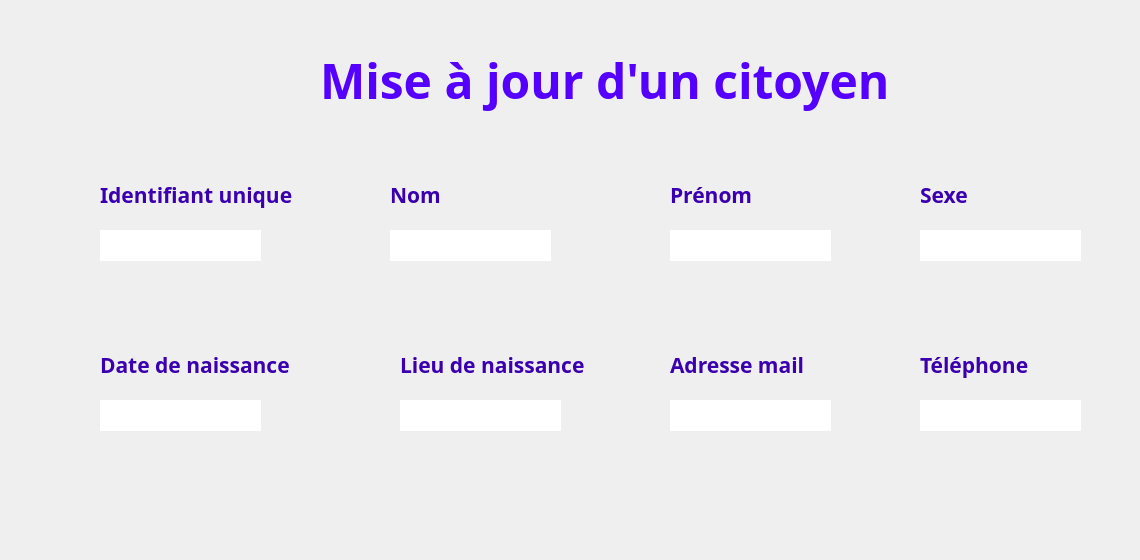
      <widget class="QWidget" name="page_10">
       <widget class="QLineEdit" name="maj_sexe">
        <property name="geometry">
         <rect>
          <x>920</x>
          <y>230</y>
          <width>161</width>
          <height>31</height>
         </rect>
        </property>
        <property name="font">
         <font>
          <family>Javanese Text</family>
          <pointsize>12</pointsize>
         </font>
        </property>
        <property name="styleSheet">
         <string notr="true">#maj_sexe{
background-color: transparent;
border-image: url(:champs.png);
background: none;
border: none;
background-repeat: none;
}
</string>
        </property>
       </widget>
       <widget class="QLineEdit" name="maj_nom_2">
        <property name="geometry">
         <rect>
          <x>390</x>
          <y>230</y>
          <width>161</width>
          <height>31</height>
         </rect>
        </property>
        <property name="font">
         <font>
          <family>Javanese Text</family>
          <pointsize>12</pointsize>
         </font>
        </property>
        <property name="styleSheet">
         <string notr="true">#maj_nom_2 {
background-color: transparent;
border-image: url(:champs.png);
background: none;
border: none;
background-repeat: none;
}
</string>
        </property>
       </widget>
       <widget class="QLineEdit" name="maj_prenom">
        <property name="geometry">
         <rect>
          <x>670</x>
          <y>230</y>
          <width>161</width>
          <height>31</height>
         </rect>
        </property>
        <property name="font">
         <font>
          <family>Javanese Text</family>
          <pointsize>12</pointsize>
         </font>
        </property>
        <property name="styleSheet">
         <string notr="true">#maj_prenom {
background-color: transparent;
border-image: url(:champs.png);
background: none;
border: none;
background-repeat: none;
}
</string>
        </property>
       </widget>
       <widget class="QLineEdit" name="maj_tel">
        <property name="geometry">
         <rect>
          <x>920</x>
          <y>400</y>
          <width>161</width>
          <height>31</height>
         </rect>
        </property>
        <property name="font">
         <font>
          <family>Javanese Text</family>
          <pointsize>12</pointsize>
         </font>
        </property>
        <property name="styleSheet">
         <string notr="true">#maj_tel{
background-color: transparent;
border-image: url(:champs.png);
background: none;
border: none;
background-repeat: none;
}
</string>
        </property>
       </widget>
       <widget class="QLineEdit" name="maj_lieu">
        <property name="geometry">
         <rect>
          <x>400</x>
          <y>400</y>
          <width>161</width>
          <height>31</height>
         </rect>
        </property>
        <property name="font">
         <font>
          <family>Javanese Text</family>
          <pointsize>12</pointsize>
         </font>
        </property>
        <property name="styleSheet">
         <string notr="true">#maj_lieu {
background-color: transparent;
border-image: url(:champs.png);
background: none;
border: none;
background-repeat: none;
}
</string>
        </property>
       </widget>
       <widget class="QLineEdit" name="maj_mail">
        <property name="geometry">
         <rect>
          <x>670</x>
          <y>400</y>
          <width>161</width>
          <height>31</height>
         </rect>
        </property>
        <property name="font">
         <font>
          <family>Javanese Text</family>
          <pointsize>12</pointsize>
         </font>
        </property>
        <property name="styleSheet">
         <string notr="true">#maj_mail {
background-color: transparent;
border-image: url(:champs.png);
background: none;
border: none;
background-repeat: none;
}
</string>
        </property>
       </widget>
       <widget class="QLineEdit" name="maj_id_2">
        <property name="geometry">
         <rect>
          <x>100</x>
          <y>230</y>
          <width>161</width>
          <height>31</height>
         </rect>
        </property>
        <property name="font">
         <font>
          <family>Javanese Text</family>
          <pointsize>12</pointsize>
         </font>
        </property>
        <property name="styleSheet">
         <string notr="true">#maj_id_2 {
background-color: transparent;
border-image: url(:champs.png);
background: none;
border: none;
background-repeat: none;
}
</string>
        </property>
       </widget>
       <widget class="QLineEdit" name="maj_date_cit">
        <property name="geometry">
         <rect>
          <x>100</x>
          <y>400</y>
          <width>161</width>
          <height>31</height>
         </rect>
        </property>
        <property name="font">
         <font>
          <family>Javanese Text</family>
          <pointsize>12</pointsize>
         </font>
        </property>
        <property name="styleSheet">
         <string notr="true">#maj_date_cit{
background-color: transparent;
border-image: url(:champs.png);
background: none;
border: none;
background-repeat: none;
}
</string>
        </property>
       </widget>
       <widget class="QLabel" name="label_48">
        <property name="geometry">
         <rect>
          <x>320</x>
          <y>30</y>
          <width>751</width>
          <height>101</height>
         </rect>
        </property>
        <property name="font">
         <font>
          <family>Segoe Print</family>
         </font>
        </property>
        <property name="styleSheet">
         <string notr="true">#label_16 {
background-color: transparent;
background: none;
border: none;
background-repeat: none;
}
</string>
        </property>
        <property name="text">
         <string>&lt;html&gt;&lt;head/&gt;&lt;body&gt;&lt;p&gt;&lt;span style=&quot; font-size:36pt; font-weight:600; color:#5500ff;&quot;&gt;Mise à jour d'un citoyen&lt;/span&gt;&lt;/p&gt;&lt;/body&gt;&lt;/html&gt;</string>
        </property>
        <property name="textFormat">
         <enum>Qt::AutoText</enum>
        </property>
        <property name="scaledContents">
         <bool>false</bool>
        </property>
       </widget>
       <widget class="QLabel" name="label_201">
        <property name="geometry">
         <rect>
          <x>670</x>
          <y>180</y>
          <width>191</width>
          <height>31</height>
         </rect>
        </property>
        <property name="palette">
         <palette>
          <active>
           <colorrole role="WindowText">
            <brush brushstyle="SolidPattern">
             <color alpha="255">
              <red>4</red>
              <green>7</green>
              <blue>62</blue>
             </color>
            </brush>
           </colorrole>
          </active>
          <inactive>
           <colorrole role="WindowText">
            <brush brushstyle="SolidPattern">
             <color alpha="255">
              <red>4</red>
              <green>7</green>
              <blue>62</blue>
             </color>
            </brush>
           </colorrole>
          </inactive>
          <disabled>
           <colorrole role="WindowText">
            <brush brushstyle="SolidPattern">
             <color alpha="255">
              <red>120</red>
              <green>120</green>
              <blue>120</blue>
             </color>
            </brush>
           </colorrole>
          </disabled>
         </palette>
        </property>
        <property name="font">
         <font>
          <family>Corbel</family>
         </font>
        </property>
        <property name="text">
         <string>&lt;html&gt;&lt;head/&gt;&lt;body&gt;&lt;p&gt;&lt;span style=&quot; font-size:16pt; font-weight:600; color:#3a00af;&quot;&gt;Prénom&lt;/span&gt;&lt;/p&gt;&lt;/body&gt;&lt;/html&gt;</string>
        </property>
       </widget>
       <widget class="QLabel" name="label_202">
        <property name="geometry">
         <rect>
          <x>390</x>
          <y>180</y>
          <width>191</width>
          <height>31</height>
         </rect>
        </property>
        <property name="palette">
         <palette>
          <active>
           <colorrole role="WindowText">
            <brush brushstyle="SolidPattern">
             <color alpha="255">
              <red>4</red>
              <green>7</green>
              <blue>62</blue>
             </color>
            </brush>
           </colorrole>
          </active>
          <inactive>
           <colorrole role="WindowText">
            <brush brushstyle="SolidPattern">
             <color alpha="255">
              <red>4</red>
              <green>7</green>
              <blue>62</blue>
             </color>
            </brush>
           </colorrole>
          </inactive>
          <disabled>
           <colorrole role="WindowText">
            <brush brushstyle="SolidPattern">
             <color alpha="255">
              <red>120</red>
              <green>120</green>
              <blue>120</blue>
             </color>
            </brush>
           </colorrole>
          </disabled>
         </palette>
        </property>
        <property name="font">
         <font>
          <family>Corbel</family>
         </font>
        </property>
        <property name="text">
         <string>&lt;html&gt;&lt;head/&gt;&lt;body&gt;&lt;p&gt;&lt;span style=&quot; font-size:16pt; font-weight:600; color:#3a00af;&quot;&gt;Nom&lt;/span&gt;&lt;/p&gt;&lt;/body&gt;&lt;/html&gt;</string>
        </property>
       </widget>
       <widget class="QLabel" name="label_203">
        <property name="geometry">
         <rect>
          <x>100</x>
          <y>180</y>
          <width>221</width>
          <height>31</height>
         </rect>
        </property>
        <property name="palette">
         <palette>
          <active>
           <colorrole role="WindowText">
            <brush brushstyle="SolidPattern">
             <color alpha="255">
              <red>4</red>
              <green>7</green>
              <blue>62</blue>
             </color>
            </brush>
           </colorrole>
          </active>
          <inactive>
           <colorrole role="WindowText">
            <brush brushstyle="SolidPattern">
             <color alpha="255">
              <red>4</red>
              <green>7</green>
              <blue>62</blue>
             </color>
            </brush>
           </colorrole>
          </inactive>
          <disabled>
           <colorrole role="WindowText">
            <brush brushstyle="SolidPattern">
             <color alpha="255">
              <red>120</red>
              <green>120</green>
              <blue>120</blue>
             </color>
            </brush>
           </colorrole>
          </disabled>
         </palette>
        </property>
        <property name="font">
         <font>
          <family>Corbel</family>
         </font>
        </property>
        <property name="text">
         <string>&lt;html&gt;&lt;head/&gt;&lt;body&gt;&lt;p&gt;&lt;span style=&quot; font-size:16pt; font-weight:600; color:#3a00af;&quot;&gt;Identifiant unique&lt;/span&gt;&lt;/p&gt;&lt;/body&gt;&lt;/html&gt;</string>
        </property>
       </widget>
       <widget class="QLabel" name="label_204">
        <property name="geometry">
         <rect>
          <x>920</x>
          <y>180</y>
          <width>191</width>
          <height>31</height>
         </rect>
        </property>
        <property name="palette">
         <palette>
          <active>
           <colorrole role="WindowText">
            <brush brushstyle="SolidPattern">
             <color alpha="255">
              <red>4</red>
              <green>7</green>
              <blue>62</blue>
             </color>
            </brush>
           </colorrole>
          </active>
          <inactive>
           <colorrole role="WindowText">
            <brush brushstyle="SolidPattern">
             <color alpha="255">
              <red>4</red>
              <green>7</green>
              <blue>62</blue>
             </color>
            </brush>
           </colorrole>
          </inactive>
          <disabled>
           <colorrole role="WindowText">
            <brush brushstyle="SolidPattern">
             <color alpha="255">
              <red>120</red>
              <green>120</green>
              <blue>120</blue>
             </color>
            </brush>
           </colorrole>
          </disabled>
         </palette>
        </property>
        <property name="font">
         <font>
          <family>Corbel</family>
         </font>
        </property>
        <property name="text">
         <string>&lt;html&gt;&lt;head/&gt;&lt;body&gt;&lt;p&gt;&lt;span style=&quot; font-size:16pt; font-weight:600; color:#3a00af;&quot;&gt;Sexe&lt;/span&gt;&lt;/p&gt;&lt;/body&gt;&lt;/html&gt;</string>
        </property>
       </widget>
       <widget class="QLabel" name="label_205">
        <property name="geometry">
         <rect>
          <x>400</x>
          <y>350</y>
          <width>211</width>
          <height>31</height>
         </rect>
        </property>
        <property name="palette">
         <palette>
          <active>
           <colorrole role="WindowText">
            <brush brushstyle="SolidPattern">
             <color alpha="255">
              <red>4</red>
              <green>7</green>
              <blue>62</blue>
             </color>
            </brush>
           </colorrole>
          </active>
          <inactive>
           <colorrole role="WindowText">
            <brush brushstyle="SolidPattern">
             <color alpha="255">
              <red>4</red>
              <green>7</green>
              <blue>62</blue>
             </color>
            </brush>
           </colorrole>
          </inactive>
          <disabled>
           <colorrole role="WindowText">
            <brush brushstyle="SolidPattern">
             <color alpha="255">
              <red>120</red>
              <green>120</green>
              <blue>120</blue>
             </color>
            </brush>
           </colorrole>
          </disabled>
         </palette>
        </property>
        <property name="font">
         <font>
          <family>Corbel</family>
         </font>
        </property>
        <property name="text">
         <string>&lt;html&gt;&lt;head/&gt;&lt;body&gt;&lt;p&gt;&lt;span style=&quot; font-size:16pt; font-weight:600; color:#3a00af;&quot;&gt;Lieu de naissance&lt;/span&gt;&lt;/p&gt;&lt;/body&gt;&lt;/html&gt;</string>
        </property>
       </widget>
       <widget class="QLabel" name="label_206">
        <property name="geometry">
         <rect>
          <x>670</x>
          <y>350</y>
          <width>191</width>
          <height>31</height>
         </rect>
        </property>
        <property name="palette">
         <palette>
          <active>
           <colorrole role="WindowText">
            <brush brushstyle="SolidPattern">
             <color alpha="255">
              <red>4</red>
              <green>7</green>
              <blue>62</blue>
             </color>
            </brush>
           </colorrole>
          </active>
          <inactive>
           <colorrole role="WindowText">
            <brush brushstyle="SolidPattern">
             <color alpha="255">
              <red>4</red>
              <green>7</green>
              <blue>62</blue>
             </color>
            </brush>
           </colorrole>
          </inactive>
          <disabled>
           <colorrole role="WindowText">
            <brush brushstyle="SolidPattern">
             <color alpha="255">
              <red>120</red>
              <green>120</green>
              <blue>120</blue>
             </color>
            </brush>
           </colorrole>
          </disabled>
         </palette>
        </property>
        <property name="font">
         <font>
          <family>Corbel</family>
         </font>
        </property>
        <property name="text">
         <string>&lt;html&gt;&lt;head/&gt;&lt;body&gt;&lt;p&gt;&lt;span style=&quot; font-size:16pt; font-weight:600; color:#3a00af;&quot;&gt;Adresse mail&lt;/span&gt;&lt;/p&gt;&lt;/body&gt;&lt;/html&gt;</string>
        </property>
       </widget>
       <widget class="QLabel" name="label_207">
        <property name="geometry">
         <rect>
          <x>100</x>
          <y>350</y>
          <width>221</width>
          <height>31</height>
         </rect>
        </property>
        <property name="palette">
         <palette>
          <active>
           <colorrole role="WindowText">
            <brush brushstyle="SolidPattern">
             <color alpha="255">
              <red>4</red>
              <green>7</green>
              <blue>62</blue>
             </color>
            </brush>
           </colorrole>
          </active>
          <inactive>
           <colorrole role="WindowText">
            <brush brushstyle="SolidPattern">
             <color alpha="255">
              <red>4</red>
              <green>7</green>
              <blue>62</blue>
             </color>
            </brush>
           </colorrole>
          </inactive>
          <disabled>
           <colorrole role="WindowText">
            <brush brushstyle="SolidPattern">
             <color alpha="255">
              <red>120</red>
              <green>120</green>
              <blue>120</blue>
             </color>
            </brush>
           </colorrole>
          </disabled>
         </palette>
        </property>
        <property name="font">
         <font>
          <family>Corbel</family>
         </font>
        </property>
        <property name="text">
         <string>&lt;html&gt;&lt;head/&gt;&lt;body&gt;&lt;p&gt;&lt;span style=&quot; font-size:16pt; font-weight:600; color:#3a00af;&quot;&gt;Date de naissance&lt;/span&gt;&lt;/p&gt;&lt;/body&gt;&lt;/html&gt;</string>
        </property>
       </widget>
       <widget class="QLabel" name="label_208">
        <property name="geometry">
         <rect>
          <x>920</x>
          <y>350</y>
          <width>191</width>
          <height>31</height>
         </rect>
        </property>
        <property name="palette">
         <palette>
          <active>
           <colorrole role="WindowText">
            <brush brushstyle="SolidPattern">
             <color alpha="255">
              <red>4</red>
              <green>7</green>
              <blue>62</blue>
             </color>
            </brush>
           </colorrole>
          </active>
          <inactive>
           <colorrole role="WindowText">
            <brush brushstyle="SolidPattern">
             <color alpha="255">
              <red>4</red>
              <green>7</green>
              <blue>62</blue>
             </color>
            </brush>
           </colorrole>
          </inactive>
          <disabled>
           <colorrole role="WindowText">
            <brush brushstyle="SolidPattern">
             <color alpha="255">
              <red>120</red>
              <green>120</green>
              <blue>120</blue>
             </color>
            </brush>
           </colorrole>
          </disabled>
         </palette>
        </property>
        <property name="font">
         <font>
          <family>Corbel</family>
         </font>
        </property>
        <property name="text">
         <string>&lt;html&gt;&lt;head/&gt;&lt;body&gt;&lt;p&gt;&lt;span style=&quot; font-size:16pt; font-weight:600; color:#3a00af;&quot;&gt;Téléphone&lt;/span&gt;&lt;/p&gt;&lt;/body&gt;&lt;/html&gt;</string>
        </property>
       </widget>
       <widget class="QPushButton" name="maj_save_2">
        <property name="geometry">
         <rect>
          <x>1010</x>
          <y>460</y>
          <width>121</width>
          <height>41</height>
         </rect>
        </property>
        <property name="styleSheet">
         <string notr="true">#maj_save_2 {
background-color: transparent;
border-image: url(:Enregistrer.png);
background: none;
border: none;
background-repeat: none;
}
</string>
        </property>
        <property name="text">
         <string/>
        </property>
       </widget>
       <widget class="QPushButton" name="maj_cancel_2">
        <property name="geometry">
         <rect>
          <x>1010</x>
          <y>510</y>
          <width>121</width>
          <height>41</height>
         </rect>
        </property>
        <property name="styleSheet">
         <string notr="true">#maj_cancel_2 {
background-color: transparent;
border-image: url(:Annuler.png);
background: none;
border: none;
background-repeat: none;
}
#maj_cancel_2:hover{
background-color: transparent;
border-image: url(:Annuler_P.png);
background: none;
border: none;
background-repeat: none;
}</string>
        </property>
        <property name="text">
         <string/>
        </property>
       </widget>
      </widget>
